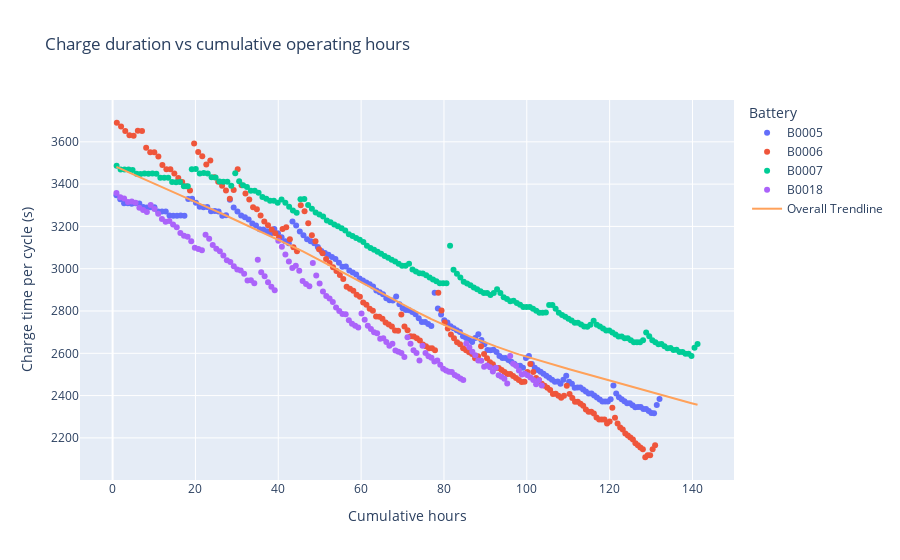

This figure's notebook cell:
### Markdown cell above
### 3.3 Charge Duration vs. Ageing
Contrasting cycle-level charge duration against cumulative operating hours exposes anomalous operating regimes warranting inspection before modelling.

### Code cell
fig_charge_duration = px.scatter(
    cycle_summary,
    x='cumulative_hours',
    y='charge_time_s',
    color='Battery',
    trendline='lowess',
    trendline_scope='overall',
    hover_data={'id_cycle': True, 'capacity': ':.3f'},
    labels={'charge_time_s': 'Charge time per cycle (s)', 'cumulative_hours': 'Cumulative hours'},
    title='Charge duration vs cumulative operating hours'
)
fig_charge_duration

### Figure 1 — Plotly figure (JSON) as saved in the notebook; plotly's stock layout.template omitted (floating-point values rounded to 4 significant figures; data arrays with more than 128 entries replaced by an {"elided": "..."} marker saying what was removed)
{"data": [{"customdata": {"elided": "168x2 float values"}, "hovertemplate": "Battery=B0005<br>Cumulative hours=%{x}<br>Charge time per cycle (s)=%{y}<br>id_cycle=%{customdata[0]}<br>capacity=%{customdata[1]:.3f}<extra></extra>", "legendgroup": "B0005", "marker": {"color": "#636efa", "symbol": "circle"}, "mode": "markers", "name": "B0005", "orientation": "v", "showlegend": true, "type": "scatter", "x": {"elided": "168 float values"}, "xaxis": "x", "y": {"elided": "168 float values"}, "yaxis": "y"}, {"customdata": {"elided": "168x2 float values"}, "hovertemplate": "Battery=B0006<br>Cumulative hours=%{x}<br>Charge time per cycle (s)=%{y}<br>id_cycle=%{customdata[0]}<br>capacity=%{customdata[1]:.3f}<extra></extra>", "legendgroup": "B0006", "marker": {"color": "#EF553B", "symbol": "circle"}, "mode": "markers", "name": "B0006", "orientation": "v", "showlegend": true, "type": "scatter", "x": {"elided": "168 float values"}, "xaxis": "x", "y": {"elided": "168 float values"}, "yaxis": "y"}, {"customdata": {"elided": "168x2 float values"}, "hovertemplate": "Battery=B0007<br>Cumulative hours=%{x}<br>Charge time per cycle (s)=%{y}<br>id_cycle=%{customdata[0]}<br>capacity=%{customdata[1]:.3f}<extra></extra>", "legendgroup": "B0007", "marker": {"color": "#00cc96", "symbol": "circle"}, "mode": "markers", "name": "B0007", "orientation": "v", "showlegend": true, "type": "scatter", "x": {"elided": "168 float values"}, "xaxis": "x", "y": {"elided": "168 float values"}, "yaxis": "y"}, {"customdata": {"elided": "132x2 float values"}, "hovertemplate": "Battery=B0018<br>Cumulative hours=%{x}<br>Charge time per cycle (s)=%{y}<br>id_cycle=%{customdata[0]}<br>capacity=%{customdata[1]:.3f}<extra></extra>", "legendgroup": "B0018", "marker": {"color": "#ab63fa", "symbol": "circle"}, "mode": "markers", "name": "B0018", "orientation": "v", "showlegend": true, "type": "scatter", "x": {"elided": "132 float values"}, "xaxis": "x", "y": {"elided": "132 float values"}, "yaxis": "y"}, {"hovertemplate": "<b>LOWESS trendline</b><br><br>Cumulative hours=%{x}<br>Charge time per cycle (s)=%{y} <b>(trend)</b><extra></extra>", "legendgroup": "Overall Trendline", "line": {"color": "#FFA15A"}, "mode": "lines", "name": "Overall Trendline", "showlegend": true, "type": "scatter", "x": {"elided": "636 float values"}, "xaxis": "x", "y": {"elided": "636 float values"}, "yaxis": "y"}], "layout": {"legend": {"title": {"text": "Battery"}, "tracegroupgap": 0}, "title": {"text": "Charge duration vs cumulative operating hours"}, "xaxis": {"anchor": "y", "domain": [0, 1], "title": {"text": "Cumulative hours"}}, "yaxis": {"anchor": "x", "domain": [0, 1], "title": {"text": "Charge time per cycle (s)"}}}}
